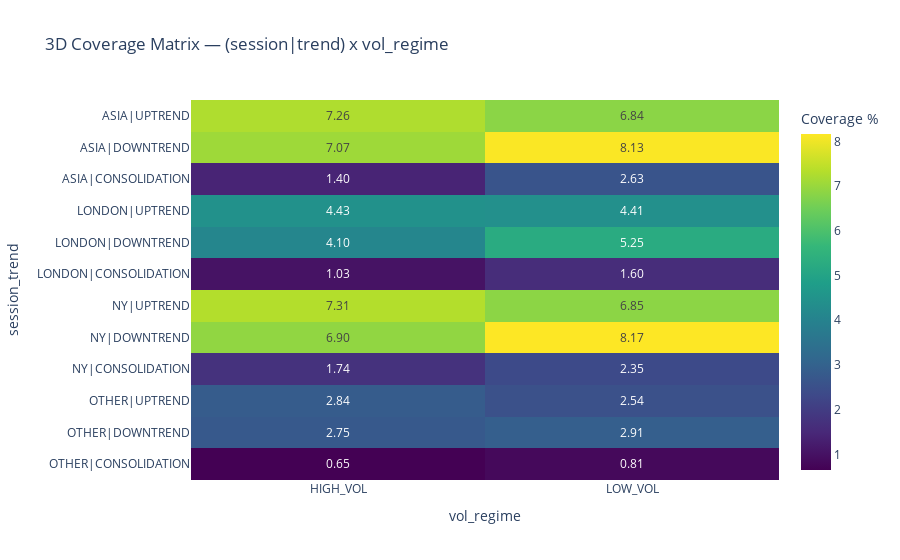

Source (notebook cell):
### Code cell
if "px" not in globals():
    import plotly.express as px
if "coverage_table" not in globals() or "sol" not in globals():
    raise RuntimeError("Run setup/helper cells first (coverage_table + sol).")

cov_3d = coverage_table(sol, ["session", "trend_regime", "vol_regime"])
cov_3d["session_trend"] = cov_3d["session"] + "|" + cov_3d["trend_regime"]

row_order = [f"{s}|{t}" for s in SESSION_ORDER for t in TREND_ORDER]
heat_3d = cov_3d.pivot(index="session_trend", columns="vol_regime", values="coverage_pct").reindex(
    index=row_order,
    columns=VOL_ORDER,
).fillna(0)

fig = px.imshow(
    heat_3d,
    text_auto=".2f",
    color_continuous_scale="Viridis",
    aspect="auto",
    title="3D Coverage Matrix — (session|trend) x vol_regime",
)
fig.update_layout(coloraxis_colorbar_title="Coverage %")
fig.show()

cov_3d.sort_values("coverage_pct", ascending=False).reset_index(drop=True)

### Figure 1 — Plotly figure (JSON) as saved in the notebook; plotly's stock layout.template omitted (floating-point values rounded to 4 significant figures)
{"data": [{"coloraxis": "coloraxis", "hovertemplate": "vol_regime: %{x}<br>session_trend: %{y}<br>color: %{z}<extra></extra>", "name": "0", "texttemplate": "%{z:.2f}", "type": "heatmap", "x": ["HIGH_VOL", "LOW_VOL"], "xaxis": "x", "y": ["ASIA|UPTREND", "ASIA|DOWNTREND", "ASIA|CONSOLIDATION", "LONDON|UPTREND", "LONDON|DOWNTREND", "LONDON|CONSOLIDATION", "NY|UPTREND", "NY|DOWNTREND", "NY|CONSOLIDATION", "OTHER|UPTREND", "OTHER|DOWNTREND", "OTHER|CONSOLIDATION"], "yaxis": "y", "z": [[7.262, 6.841], [7.067, 8.13], [1.405, 2.63], [4.434, 4.409], [4.101, 5.255], [1.033, 1.603], [7.309, 6.855], [6.904, 8.168], [1.741, 2.355], [2.837, 2.545], [2.748, 2.908], [0.6499, 0.8124]]}], "layout": {"coloraxis": {"colorbar": {"title": {"text": "Coverage %"}}, "colorscale": [[0.0, "#440154"], [0.1111, "#482878"], [0.2222, "#3e4989"], [0.3333, "#31688e"], [0.4444, "#26828e"], [0.5556, "#1f9e89"], [0.6667, "#35b779"], [0.7778, "#6ece58"], [0.8889, "#b5de2b"], [1.0, "#fde725"]]}, "title": {"text": "3D Coverage Matrix — (session|trend) x vol_regime"}, "xaxis": {"anchor": "y", "domain": [0.0, 1.0], "title": {"text": "vol_regime"}}, "yaxis": {"anchor": "x", "autorange": "reversed", "domain": [0.0, 1.0], "title": {"text": "session_trend"}}}}
